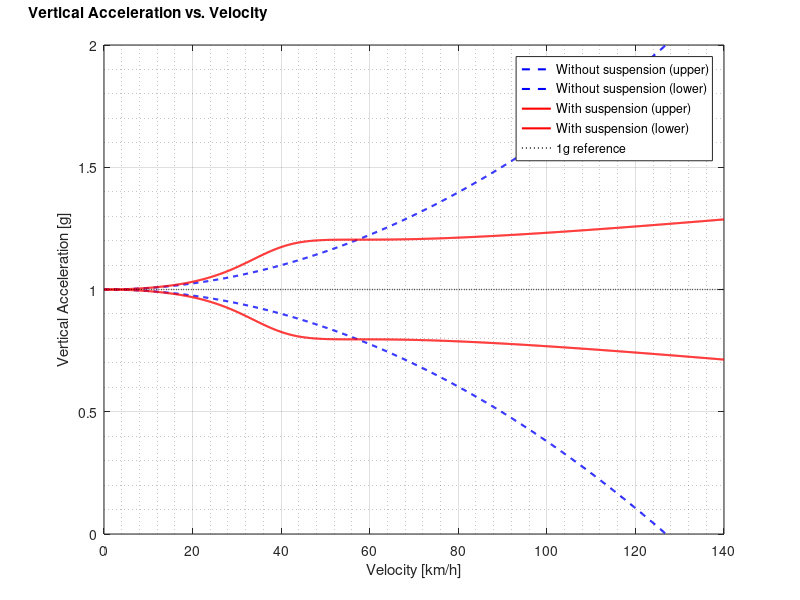

Write MATLAB code to recreate this figure. (Note: this script raises an error after producing the figure.)
clc
clear
close all
%%

% Create velocity vector (x-axis)
velocity_kmh = linspace(0, 140, 1000); % 0 to 140 km/h
velocity_ms = velocity_kmh / 3.6;  % Convert km/h to m/s

% Parameters from the Quarter-Car Model
m = 400;    % Sprung mass [kg]
k = 20000;  % Spring stiffness [N/m]
c = 2000;   % Damping coefficient [Ns/m]

% Calculate acceleration transfer function
wavelength = 10;  % [m] road wavelength
omega = 2 * pi * velocity_ms / wavelength;  % Angular frequency [rad/s]

% Initialize acceleration array
acc_magnitude = zeros(size(velocity_ms));

% Calculate acceleration transfer function
for i = 1:length(omega)
    w = omega(i);
    if w > 0  % Avoid division by zero at w = 0
        % Transfer function for acceleration
        numerator = k^2 + (c*w)^2;
        denominator = (k - m*w^2)^2 + (c*w)^2;
        H = w^2 * sqrt(numerator/denominator);
        
        % Convert to g (acceleration due to gravity)
        acc_magnitude(i) = H * 0.02 / 9.81;  % 0.02m is bump height
    end
end

% Create positive and negative acceleration around 1g
acc_with_suspension_pos = 1 + acc_magnitude;  % Above 1g
acc_with_suspension_neg = 1 - acc_magnitude;  % Below 1g

% Without suspension - simplified model
acc_without_magnitude = (omega.^2 * 0.02) / 9.81;  % Direct acceleration
acc_without_suspension_pos = 1 + acc_without_magnitude;  % Above 1g
acc_without_suspension_neg = 1 - acc_without_magnitude;  % Below 1g

% Create the plot
figure('Position', [100 100 800 500])

% Plot without suspension
plot(velocity_kmh, acc_without_suspension_pos, 'b--', 'LineWidth', 1.5)
hold on
plot(velocity_kmh, acc_without_suspension_neg, 'b--', 'LineWidth', 1.5)

% Plot with suspension
plot(velocity_kmh, acc_with_suspension_pos, 'r-', 'LineWidth', 1.5)
plot(velocity_kmh, acc_with_suspension_neg, 'r-', 'LineWidth', 1.5)

% Add 1g reference line
plot(velocity_kmh, ones(size(velocity_kmh)), 'k:', 'LineWidth', 1)

% Add labels and formatting
xlabel('Velocity [km/h]')
ylabel('Vertical Acceleration [g]')
%title('Vertical Acceleration vs. Velocity')
title('Vertical Acceleration vs. Velocity', 'Position', [10, 2.1, 0]) 
legend('Without suspension (upper)', 'Without suspension (lower)', ...
       'With suspension (upper)', 'With suspension (lower)', ...
       '1g reference', 'Location', 'best')
grid on
grid minor

% Set axis limits
xlim([0 140])
ylim([0 2.0])  % Adjust based on your needs

% Format axes
ax = gca;
ax.GridAlpha = 0.3;
ax.MinorGridAlpha = 0.15;
xticks(0:20:140)
yticks(0:0.2:2.0)

% Add secondary x-axis for frequency
ax2 = axes('Position', get(ax, 'Position'), ...
    'XAxisLocation', 'top', ...
    'YAxisLocation', 'right', ...
    'Color', 'none', ...
    'XColor', 'k', ...
    'YColor', 'none');

% Calculate and set frequency axis
freq = velocity_ms / wavelength;  % Frequency in Hz
ax2.XLim = [0 max(freq)];
ax2.XTick = 0:0.5:ceil(max(freq));
xlabel(ax2, 'Frequency [Hz]')